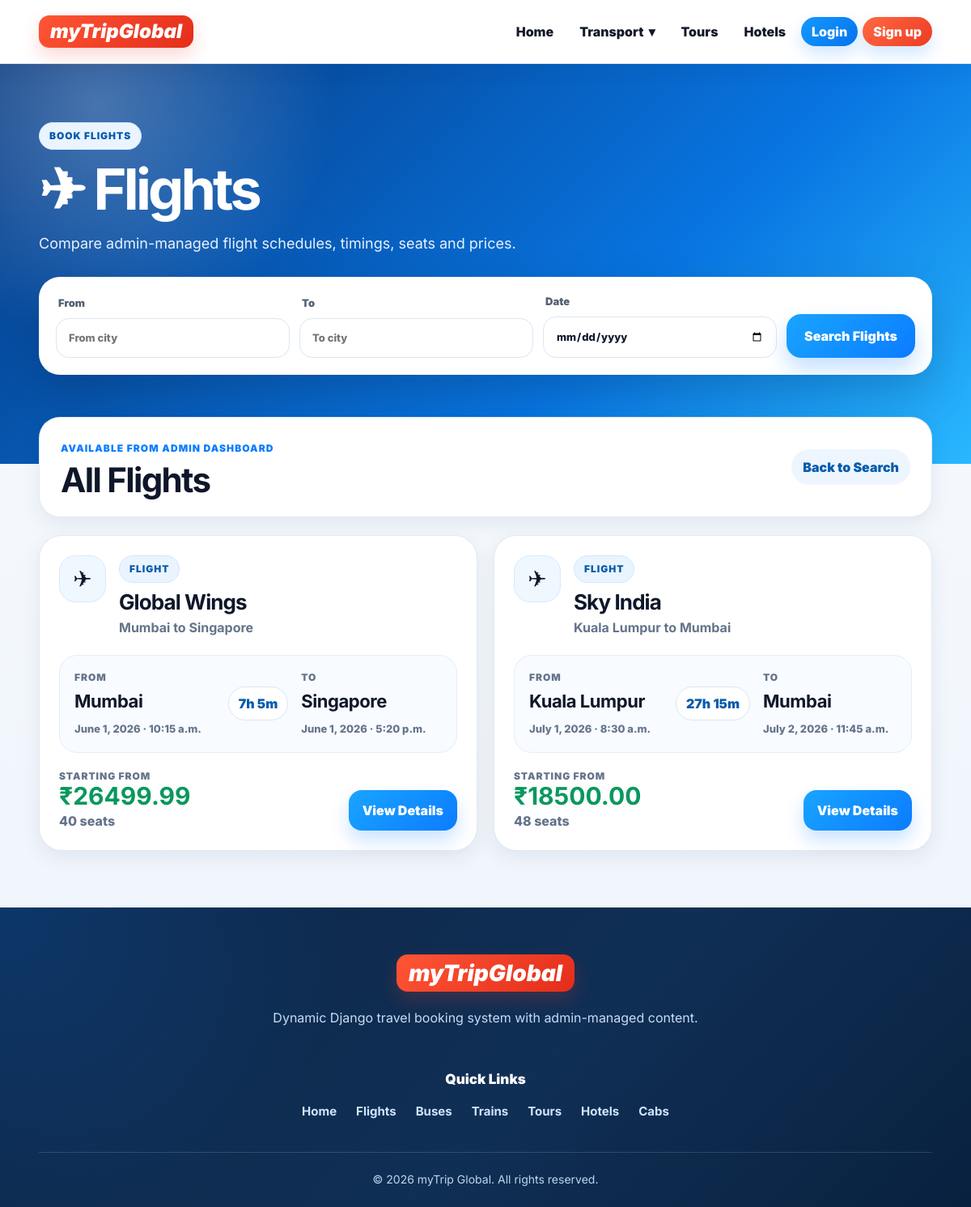
The app's page /flights/ with its own data.
### booking/models.py (models this page shows, shortened)
class SiteSetting(models.Model):
    site_name = models.CharField(max_length=100, default='myTrip Global')
    logo_text = models.CharField(max_length=40, default='myTrip')
    tagline = models.CharField(max_length=150, blank=True, default="")
    hero_title = models.CharField(max_length=180, default='Book flights, buses, trains, hotels, tours and cabs in one place')
    hero_subtitle = models.TextField(default='Search travel, select seats, choose packages and pay securely online with Cashfree.')
    hero_image = models.ImageField(upload_to='site/', blank=True, null=True)
    support_email = models.EmailField(blank=True)
    support_phone = models.CharField(max_length=25, blank=True)
    footer_about = models.TextField(default='Book flights, buses, trains, tour packages, hotels and cabs from one trusted travel platform.')
    instagram_url = models.URLField(blank=True)
    twitter_url = models.URLField(blank=True)
    facebook_url = models.URLField(blank=True)
    is_active = models.BooleanField(default=True)
    updated_at = models.DateTimeField(auto_now=True)
    class Meta:
        verbose_name = 'Site Setting'
        verbose_name_plural = 'Site Settings'
    @classmethod
    def load(cls):
        return cls.objects.filter(is_active=True).order_by('-updated_at').first() or cls()

class TravelService(models.Model):
    SERVICE_TYPES = [
        ('flight', 'Flight'),
        ('bus', 'Bus'),
        ('train', 'Train'),
    ]
    service_type = models.CharField(max_length=20, choices=SERVICE_TYPES)
    title = models.CharField(max_length=140)
    operator_name = models.CharField(max_length=100)
    source = models.CharField(max_length=80)
    destination = models.CharField(max_length=80)
    departure_date = models.DateField()
    departure_time = models.TimeField()
    arrival_date = models.DateField()
    arrival_time = models.TimeField()
    base_price = models.DecimalField(max_digits=10, decimal_places=2)
    total_seats = models.PositiveIntegerField(default=40)
    seat_columns = models.PositiveIntegerField(default=4, help_text='Use 4 for bus/flight style, 6 for train style')
    description = models.TextField(blank=True)
    image = models.ImageField(upload_to='services/', blank=True, null=True)
    is_active = models.BooleanField(default=True)
    created_at = models.DateTimeField(auto_now_add=True)
    class Meta:
        ordering = ['departure_date', 'departure_time']
    @property
    def duration_label(self):
        start = timezone.datetime.combine(self.departure_date, self.departure_time)
        end = timezone.datetime.combine(self.arrival_date, self.arrival_time)
        minutes = int((end - start).total_seconds() // 60)
        if minutes < 0:
            minutes += 24 * 60
        hours, mins = divmod(minutes, 60)
        return f'{hours}h {mins}m'

### booking/views.py (the view)
# urls.py: path('flights/', views.flight_list, name='flight_list'),
def flight_list(request):
    return service_list(request, 'flight')

### booking/context_processors.py (called while the page is built)
def global_site_data(request):
    try:
        return {
            'site_settings': SiteSetting.load(),
            'footer_links': FooterLink.objects.filter(is_active=True)[:8],
        }
    except Exception:
        return {
            'site_settings': SiteSetting(),
            'footer_links': [],
        }

### booking/views.py (called while the page is built)
def service_list(request, service_type):
    config = SERVICE_PAGE_CONFIG[service_type]
    services = TravelService.objects.filter(is_active=True, service_type=service_type)
    source = request.GET.get('source', '').strip()
    destination = request.GET.get('destination', '').strip()
    departure_date = request.GET.get('departure_date', '').strip()
    if source:
        services = services.filter(source__icontains=source)
    if destination:
        services = services.filter(destination__icontains=destination)
    if departure_date:
        services = services.filter(departure_date=departure_date)
    return render(request, 'service_list.html', {
        'services': services,
        'service_type': service_type,
        'config': config,
        'source': source,
        'destination': destination,
        'departure_date': departure_date,
    })

### booking/templates/service_list.html (shortened to what this page needs)
{% extends 'base.html' %}
{% load static %}
{% block extra_css %}<link rel="stylesheet" href="{% static 'css/service_list.css' %}?v=1.0">{% endblock %}
{% block content %}
<section class="page-hero service-hero">
    <div class="page-hero-inner">
        <span class="eyebrow">{{ config.eyebrow }}</span>
        <h1>{{ config.icon }} {{ config.title }}</h1>
        <p>{{ config.subtitle }}</p>
        <form method="get" class="service-filter" aria-label="Filter {{ config.title }}">
            <label>
                <span>From</span>
                <input type="text" name="source" value="{{ source }}" placeholder="From city">
            </label>
            <label>
                <span>To</span>
                <input type="text" name="destination" value="{{ destination }}" placeholder="To city">
            </label>
            <label>
                <span>Date</span>
                <input type="date" name="departure_date" value="{{ departure_date }}">
            </label>
            <button type="submit">Search {{ config.title }}</button>
        </form>
    </div>
</section>
<section class="service-page-wrap">
    <div class="service-page-heading">
        <div>
            <span>Available from admin dashboard</span>
            <h2>All {{ config.title }}</h2>
        </div>
        <a href="{% url 'home' %}#bookingSearch">Back to Search</a>
    </div>
    <div class="service-result-grid">
        {% for service in services %}
        <article class="service-result-card">
            <div class="service-card-top">
                <span class="service-icon">{{ config.icon }}</span>
                <div>
                    <span class="type-badge">{{ service.get_service_type_display }}</span>
                    <h3>{{ service.operator_name }}</h3>
                    <p>{{ service.title }}</p>
                </div>
            </div>
            <div class="route-line">
                <div>
                    <small>From</small>
                    <strong>{{ service.source }}</strong>
                    <span>{{ service.departure_date }} · {{ service.departure_time }}</span>
                </div>
                <div class="route-duration">{{ service.duration_label }}</div>
                <div>
                    <small>To</small>
                    <strong>{{ service.destination }}</strong>
                    <span>{{ service.arrival_date }} · {{ service.arrival_time }}</span>
                </div>
            </div>
            <div class="service-card-footer">
                <div>
                    <small>Starting from</small>
                    <strong>₹{{ service.base_price }}</strong>
                    <span>{{ service.total_seats }} seats</span>
                </div>
                <a href="{% url 'travel_detail' service.pk %}">View Details</a>
            </div>
        </article>
        {% endfor %}
    </div>
</section>
{% endblock %}

### booking/templates/base.html (shortened to what this page needs)
{% load static %}
<!doctype html>
<html lang="en">
<head>
    <link rel="stylesheet" href="{% static 'css/base.css' %}?v=25.0">
    {% block extra_css %}{% endblock %}
</head>
<body>
<header class="site-header">
    <div class="header-inner">
        <a class="brand" href="{% url 'home' %}" aria-label="Home">
            <span class="brand-mark">
                {{ site_settings.logo_text|default:'myTripGlobal' }}
            </span>
        </a>
        <nav class="main-nav" aria-label="Main navigation">
            <a href="{% url 'home' %}">Home</a>
            <details class="nav-dropdown">
                <summary>
                    Transport <span>▾</span>
                </summary>
            </details>
            <a href="{% url 'tour_list' %}">Tours</a>
            <a href="{% url 'hotel_list' %}">Hotels</a>
            {% if user.is_authenticated %}
                <a href="{% url 'my_bookings' %}">My Trips</a>
                {% if user.is_staff or user.is_superuser %}
                    <a href="{% url 'staff_reports' %}">Reports</a>
                {% endif %}
                <form class="logout-form" method="post" action="{% url 'logout' %}">
                    {% csrf_token %}
                    <button type="submit">Logout</button>
                </form>
            {% else %}
                <a class="login-link" href="{% url 'login' %}">Login</a>
                <a class="signup-link" href="{% url 'signup' %}">Sign up</a>
            {% endif %}
        </nav>
    </div>
</header>
<main>
    {% block content %}{% endblock %}
</main>
<footer class="site-footer">
    <div class="footer-inner footer-modern">
        <div class="footer-brand">
            <a class="brand footer-logo" href="{% url 'home' %}" aria-label="Home">
                <span class="brand-mark">
                    {{ site_settings.logo_text|default:'myTripGlobal' }}
                </span>
            </a>
            <p>
                {{ site_settings.footer_about|default:'Dynamic Django travel booking system with admin-managed content.' }}
            </p>
        </div>
        <div class="footer-menu">
            <h4>Quick Links</h4>
            <div class="footer-link-row">
                <a href="{% url 'home' %}">Home</a>
                <a href="{% url 'flight_list' %}">Flights</a>
                <a href="{% url 'bus_list' %}">Buses</a>
                <a href="{% url 'train_list' %}">Trains</a>
                <a href="{% url 'tour_list' %}">Tours</a>
                <a href="{% url 'hotel_list' %}">Hotels</a>
                <a href="{% url 'cab_list' %}">Cabs</a>
            </div>
        </div>
    </div>
    <div class="footer-bottom">
        <span>
            © 2026 {{ site_settings.site_name|default:'myTrip Global' }}. All rights reserved.
        </span>
    </div>
</footer>
</body>
</html>

### booking/static/css/service_list.css (style rules this page uses)
.service-hero { padding:72px 0 110px }
.service-hero .page-hero-inner { position:relative;z-index:1 }
.service-filter { margin-top:28px;background:#fff;border:1px solid rgba(255,255,255,.55);border-radius:26px;padding:20px;display:grid;grid-template-columns:repeat(3,minmax(0,1fr)) auto;gap:12px;align-items:end;box-shadow:0 22px 55px rgba(0,0,0,.16) }
.service-filter label { display:flex;flex-direction:column;gap:8px;color:#5c6a7c;font-size:13px;font-weight:900 }
.service-filter label span { padding-left:3px;color:#546174 }
.service-filter input { width:100%;border:1px solid #dce6f2;border-radius:16px;padding:14px 15px;background:#fff;color:#0f172a;outline:none;font-weight:800 }
.service-filter button { border:0;border-radius:18px;background:linear-gradient(135deg,#19a4ff,#0b7cff);color:#fff;padding:15px 22px;font-weight:950;box-shadow:0 14px 26px rgba(11,124,255,.24);white-space:nowrap }
.service-page-wrap { width:var(--container);margin:-58px auto 70px;position:relative;z-index:2 }
.service-page-heading { background:#fff;border:1px solid rgba(226,232,240,.92);border-radius:26px;padding:24px 26px;margin-bottom:22px;box-shadow:var(--shadow-sm);display:flex;justify-content:space-between;gap:20px;align-items:center }
.service-page-heading span { font-size:12px;letter-spacing:.09em;text-transform:uppercase;color:var(--primary);font-weight:950 }
.service-page-heading h2 { font-size:clamp(28px,4vw,42px);letter-spacing:-.04em;line-height:1;margin:8px 0 0 }
.service-page-heading a { display:inline-flex;background:#edf6ff;color:#075cab;border-radius:999px;padding:10px 14px;font-weight:950 }
.service-result-grid { display:grid;grid-template-columns:repeat(2,minmax(0,1fr));gap:20px }
.service-result-card { background:#fff;border:1px solid rgba(226,232,240,.95);border-radius:28px;padding:24px;box-shadow:var(--shadow-sm);transition:.18s ease }
.service-card-top { display:flex;gap:16px;align-items:flex-start;margin-bottom:22px }
.service-icon { display:grid;place-items:center;width:58px;height:58px;border-radius:20px;background:#eff7ff;border:1px solid #d7eaff;font-size:28px;flex:0 0 auto }
.service-card-top h3 { font-size:26px;line-height:1.1;letter-spacing:-.035em;margin:10px 0 4px }
.service-card-top p { margin:0;color:#64748b;font-weight:700 }
.route-line { display:grid;grid-template-columns:1fr auto 1fr;gap:16px;align-items:center;background:#f8fbff;border:1px solid #e5edf7;border-radius:22px;padding:18px }
.route-line small,.service-card-footer small { display:block;color:#64748b;font-size:12px;text-transform:uppercase;letter-spacing:.08em;font-weight:950 }
.route-line strong { display:block;font-size:22px;letter-spacing:-.02em;margin:4px 0 }
.route-line span { color:#64748b;font-size:13px;font-weight:800 }
.route-duration { background:#fff;border:1px solid #dce6f2;border-radius:999px;padding:8px 12px;color:#075cab;font-weight:950;text-align:center;white-space:nowrap }
.service-card-footer { display:flex;justify-content:space-between;gap:16px;align-items:end;margin-top:20px }
.service-card-footer strong { font-size:30px;color:#08985d;line-height:1 }
.service-card-footer span { display:block;color:#64748b;font-weight:800;margin-top:2px }
.service-card-footer a { display:inline-flex;align-items:center;justify-content:center;background:linear-gradient(135deg,#19a4ff,#0b7cff);color:#fff;border-radius:16px;padding:13px 17px;font-weight:950;box-shadow:0 12px 22px rgba(11,124,255,.21) }

### records on screen
SiteSetting: logo_text "myTripGlobal", footer_about "Dynamic Django travel booking system with admin-managed content.", site_name "myTrip Global"
TravelService: icon "✈", service_type "FLIGHT", operator_name "Global Wings", title "Mumbai to Singapore", source "Mumbai", departure_date "June 1, 2026", departure_time "10:15 a.m.", duration_label "7h 5m", destination "Singapore", arrival_date "June 1, 2026", arrival_time "5:20 p.m.", base_price "26499.99", total_seats "40"
TravelService: icon "✈", service_type "FLIGHT", operator_name "Sky India", title "Kuala Lumpur to Mumbai", source "Kuala Lumpur", departure_date "July 1, 2026", departure_time "8:30 a.m.", duration_label "27h 15m", destination "Mumbai", arrival_date "July 2, 2026", arrival_time "11:45 a.m.", base_price "18500.00", total_seats "48"

### other values on screen
{{ config.eyebrow }} "BOOK FLIGHTS"
{{ config.icon }} "✈"
{{ config.title }} "Flights"
{{ config.subtitle }} "Compare admin-managed flight schedules, timings, seats and prices."
